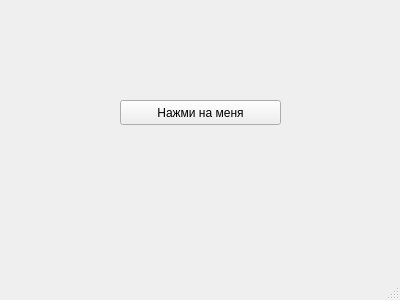
<?xml version="1.0" encoding="UTF-8"?>
<ui version="4.0">
 <class>MainWindow</class>
 <widget class="QMainWindow" name="MainWindow">
  <property name="geometry">
   <rect>
    <x>0</x>
    <y>0</y>
    <width>400</width>
    <height>300</height>
   </rect>
  </property>
  <property name="windowTitle">
   <string>MainWindow</string>
  </property>
  <widget class="QWidget" name="centralwidget">
   <widget class="QPushButton" name="pushButton">
    <property name="geometry">
     <rect>
      <x>120</x>
      <y>100</y>
      <width>161</width>
      <height>25</height>
     </rect>
    </property>
    <property name="text">
     <string>Нажми на меня</string>
    </property>
   </widget>
  </widget>
  <widget class="QMenuBar" name="menubar">
   <property name="geometry">
    <rect>
     <x>0</x>
     <y>0</y>
     <width>400</width>
     <height>22</height>
    </rect>
   </property>
  </widget>
  <widget class="QStatusBar" name="statusbar"/>
 </widget>
 <resources/>
 <connections/>
</ui>
